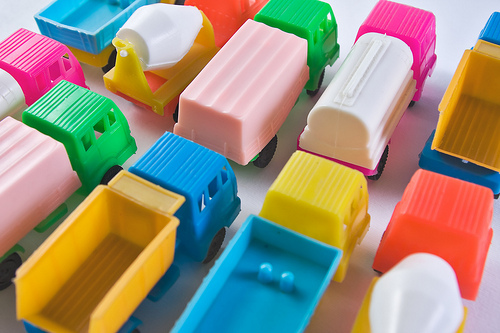
%> input picture exercise1/trucks.jpg, 500 x 333 px
$ octave exercise1_assignment3b.m   (GNU Octave 9; MATLAB toolbox functions it lacks are replaced by stand-ins)
%> lines starting %> are read from the running program, lines starting %| are printed output that depends on the picture; in (x1, y1, x2, y2) boxes, pixels count from 0 and x2, y2 are one past the last pixel; in counts of white or black regions, pixels touching at a corner belong together; the program's own positions count from 1
### exercise1/isolate_color.m
function I2 = isolate_color (I, mask)

% assume rgb image
I_gray = rgb2gray(I);
I_background = I_gray; #nastavi osnovno sliko
I_background(mask)=0;

c1 = I(:,:,1); #lo鑙 po kanalih
c2 = I(:,:,2);
c3 = I(:,:,3);

c1_foreground = c1; #maskira kanale
c1_foreground(~mask)=0;
c2_foreground = c2;
c2_foreground(~mask)=0;
c3_foreground = c3;
c3_foreground(~mask)=0;

I2 = cat(3,I_background+c1_foreground, I_background+c2_foreground,I_background+c3_foreground); #sestavi matriko ki ima ponovno 3 kanale


endfunction

### exercise1/exercise1_assignment3b.m
#Assignment 3: Color spaces

  # b):
  Img=imread('trucks.jpg');
%> Img is the input picture: size 333x500x3 uint8; mean R, G, B 154.9, 144.4, 124.9
  figure(1);
  imshow(Img);
  Img2=Img;
  Img2(:,:,3)=Img(:,:,3)<200; #threshold
  figure(2);
  imshow(Img2);

  Img3=rgb2hsv(Img);
%> Img3: size 333x500x3 double; mean H, S, V 0.42, 0.568, 0.758
  figure(3);
  imshow(Img3);
  High=Img3(:,:,1)<0.72; #zgornja meja
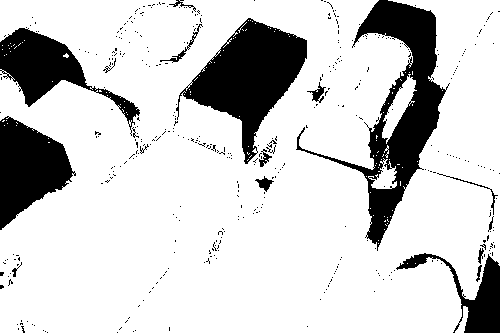
%> High: size 333x500 logical; 81.2% white; 413 black regions (394 under 20 px), largest, box (x1, y1, x2, y2) and area: (296, 0, 450, 251) 9332, (176, 18, 307, 164) 8165, (0, 116, 76, 230) 5104
  Low=Img3(:,:,1)>0.5;   #spodnja meja
%> Low: size 333x500 logical; 49.9% white; 120 white regions (106 under 20 px), largest, box (x1, y1, x2, y2) and area: (296, 0, 500, 333) 30009, (117, 131, 343, 333) 25161, (0, 0, 203, 136) 13524
  Img3=isolate_color(Img3,High&Low); # izolira barvo
%> in isolate_color, `I_background(mask)=0;`:
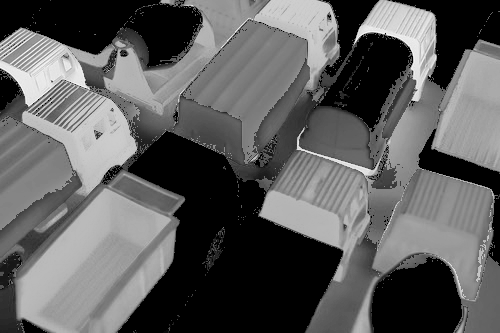
%> I_background: size 333x500 double; min 0, max 0.978, mean 0.368
%> in isolate_color, `c1 = I(:,:,1); #lo鑙 po kanalih`:
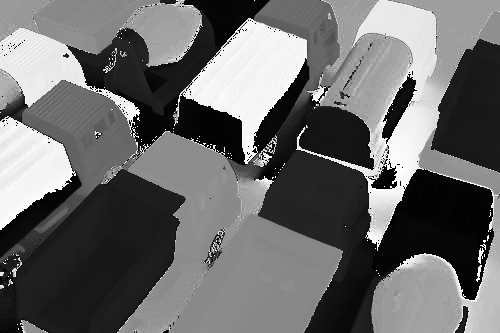
%> c1: size 333x500 double; min 0, max 0.999, mean 0.42
%> in isolate_color, `c2 = I(:,:,2);`:
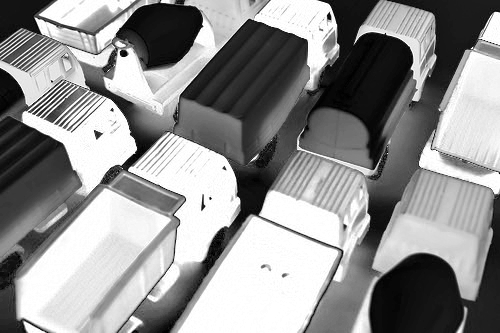
%> c2: size 333x500 double; min 0, max 1, mean 0.568
%> in isolate_color, `c3 = I(:,:,3);`:
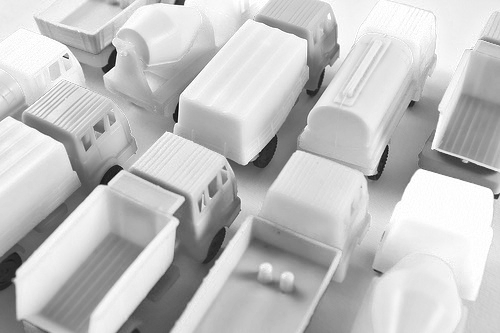
%> c3: size 333x500 double; min 0.0235, max 1, mean 0.758
%> in isolate_color, `c3_foreground(~mask)=0;`:
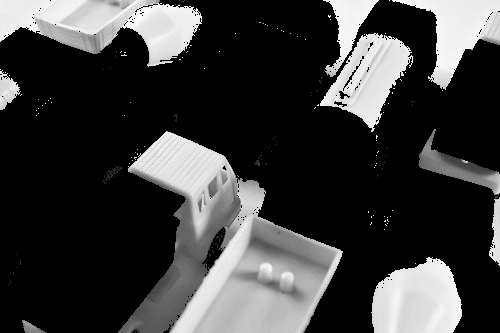
%> c3_foreground: size 333x500 double; min 0, max 1, mean 0.235
%> in isolate_color, `I2 = cat(3,I_background+c1_foreground, I_background+c2_foreground,I_ba..`: I2: size 333x500x3 double; mean H, S, V 0.549, 0.533, 0.603
  figure(4);
  imshow(Img3);
  I = ones(20, 255, 3);
  I(:, :, 1) = ones(20,1) * linspace(0, 1, 255);
  figure(5);
  image([0, 1], [0, 1], hsv2rgb(I)); #nari쉋
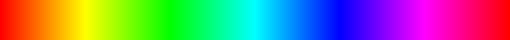
%> displayed picture: size 20x255x3, on the screen's scale of 0 to 255 (shown 2 times larger); mean R, G, B 128, 127, 127

  #Q1: da, saj se v sliki vidi pomankanje modre barve.

$ run again, with exercise1/city.jpg copied over exercise1/trucks.jpg
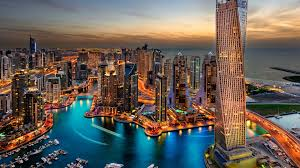
%> input picture exercise1/city.jpg, 300 x 168 px
%> Img is the input picture: size 168x300x3 uint8; mean R, G, B 103.7, 95.6, 88.1
%> Img3: size 168x300x3 double; mean H, S, V 0.297, 0.451, 0.478
%> `High=Img3(:,:,1)<0.72; #zgornja meja`:
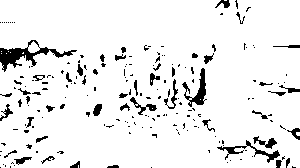
%> High: size 168x300 logical; 92.4% white; 191 black regions (145 under 20 px), largest, box (x1, y1, x2, y2) and area: (0, 40, 77, 72) 670, (182, 68, 207, 107) 327, (217, 140, 280, 163) 284
%> Low: size 168x300 logical; 36.5% white; 99 white regions (64 under 20 px), largest, box (x1, y1, x2, y2) and area: (0, 95, 216, 168) 7851, (0, 0, 230, 23) 3650, (244, 43, 300, 64) 830
%> in isolate_color, `c3_foreground(~mask)=0;`:
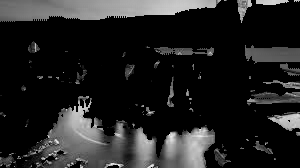
%> c3_foreground: size 168x300 double; min 0, max 0.965, mean 0.133
%> I2: size 168x300x3 double; mean H, S, V 0.419, 0.407, 0.386
